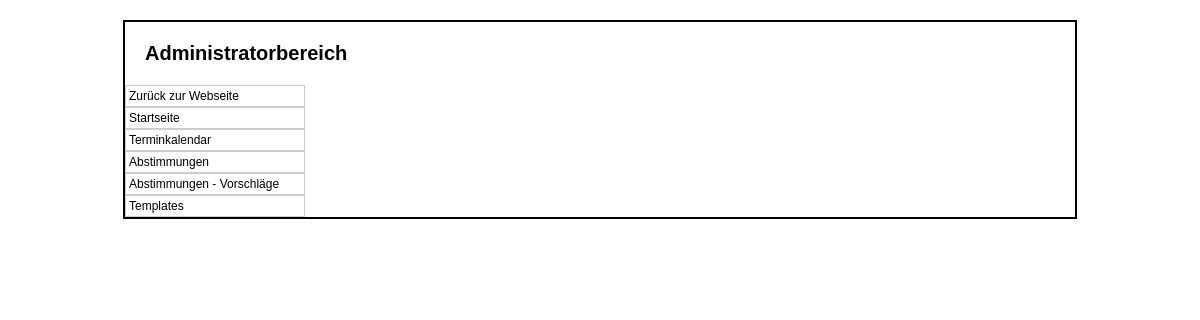
The page /admin/templates.php on the database as committed earlier.
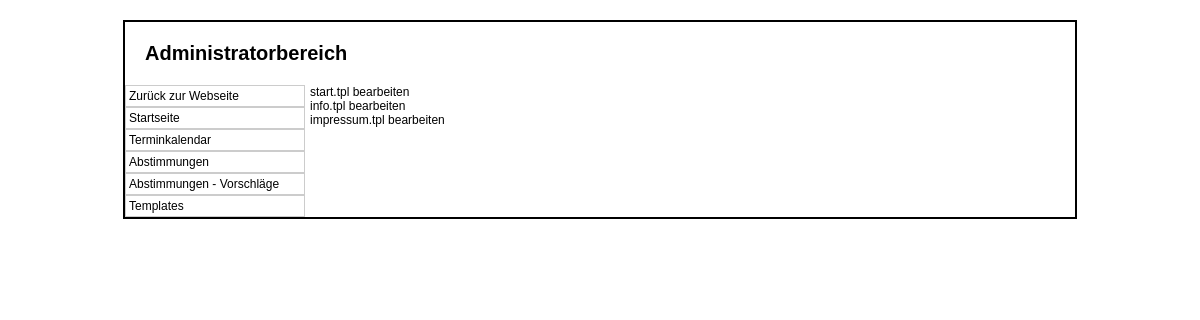
The same page on the database as committed later.
### tables this page shows
CREATE TABLE IF NOT EXISTS `templates` (
  `ID` int(5) NOT NULL AUTO_INCREMENT,
  `FileName` varchar(100) NOT NULL,
  `Name` varchar(50) NOT NULL,
  PRIMARY KEY (`ID`)
);

### class/mysqli.class.php (called while the page is built, shortened)
<?php
class MysqliDb
{
    protected static $_prefix;
    protected $_mysqli;
    protected $_query;
    protected $_where = array();
    protected $_orderBy = array();
    protected $_groupBy = array();
    protected $host;
    protected $username;
    protected $password;
    protected $db;
    protected $port;
    public function __construct($host = NULL, $username = NULL, $password = NULL, $db = NULL, $port = NULL)
    {
        $this->host = $host;
        $this->username = $username;
        $this->password = $password;
        $this->db = $db;
        if($port == NULL)
            $this->port = ini_get ('mysqli.default_port');
        else
            $this->port = $port;
    }
    public function connect()
    {
        $this->_mysqli = new mysqli ($this->host, $this->username, $this->password, $this->db, $this->port)
            or die('There was a problem connecting to the database');
        $this->_mysqli->set_charset ('utf8');
    }
    protected function reset()
    {
        $this->_where = array();
        $this->_orderBy = array();
        $this->_groupBy = array();
        $this->_query = null;
    }
    public function setPrefix($prefix = '')
    {
        self::$_prefix = $prefix;
        return $this;
    }
    public function get($tableName, $numRows = null, $columns = '*')
    {
        $column = is_array($columns) ? implode(', ', $columns) : $columns;
        $this->_query = "SELECT $column FROM " .self::$_prefix . $tableName;
        $stmt = $this->_buildQuery($numRows);
        $stmt->execute();
        return $this->_dynamicBindResults($stmt);
    }
    public function orderBy($orderByField, $orderbyDirection = "DESC")
    {
        $orderbyDirection = strtoupper (trim ($orderbyDirection));
        $orderByField = preg_replace ("/[^-a-z0-9\.\(\),_]+/i",'', $orderByField);
        $this->_orderBy[$orderByField] = $orderbyDirection;
        return $this;
    }
    protected function _buildQuery($numRows = null, $tableData = null)
    {
        $stmt = $this->_prepareQuery();
        return $stmt;
    }
    protected function _dynamicBindResults(mysqli_stmt $stmt)
    {
        $parameters = array();
        $results = array();
        $meta = $stmt->result_metadata();
        $row = array();
        while ($field = $meta->fetch_field()) {
            $row[$field->name] = null;
            $parameters[] = & $row[$field->name];
        }
        call_user_func_array(array($stmt, 'bind_result'), $parameters);
        while ($stmt->fetch()) {
            $x = array();
            foreach ($row as $key => $val) {
                $x[$key] = $val;
            }
            array_push($results, $x);
        }
        return $results;
    }
    protected function _buildTableData ($tableData) {
        if (!is_array ($tableData))
            return;
        $this->_query = rtrim($this->_query, ', ');
    }
    protected function _buildWhere () {
        if (empty ($this->_where))
            return;
        $this->_query .= ' WHERE ';
        $this->_where[0][0] = '';
    }
    protected function _buildGroupBy () {
        if (empty ($this->_groupBy))
            return;
        $this->_query .= " GROUP BY ";
        $this->_query = rtrim($this->_query, ', ') . " ";
    }
    protected function _buildOrderBy () {
        $this->_query .= " ORDER BY ";
        foreach ($this->_orderBy as $prop => $value)
            $this->_query .= $prop . " " . $value . ", ";
        $this->_query = rtrim ($this->_query, ', ') . " ";
    }
    protected function _prepareQuery()
    {
        if (!$stmt = $this->_mysqli->prepare($this->_query)) {
            trigger_error("Problem preparing query ($this->_query) " . $this->_mysqli->error, E_USER_ERROR);
        }
        return $stmt;
    }
    protected function replacePlaceHolders ($str, $vals) {
        $newStr = "";
        return $newStr;
    }
}

### db_connect.php (called while the page is built, shortened)
<?php
include_once 'class/mysqli.class.php';
$db		= new MysqliDb(HOST,USER,PASSWORD,DATABASE);
?>

### admin/templates.php (the view, shortened to what this page needs)
<?php
require_once('../db_connect.php');
$inhalt		= null;
$sere		= array();
if(isset($_GET['edit'])) {
	$ID = $_GET['edit'];
	$cols			= array("ID", "FileName", "Name");
	$db->where("ID", $ID);
	$db->orderBy("Name", "DESC");
	$templates	= $db->get(T_TEMPLATES, null, $cols);
	foreach($templates as $template) {
		$Template	= new tpl($template['FileName']);
		$inhalt		= '<form method="POST">
				<textarea name="template" style="width:100%;height:300px;">'.$Template->fill_tpl("start", $sere).'</textarea>
				<input type="submit" name="edit_template" value="Bearbeiten">
			</form>';
	}
} else {
	$cols			= array("ID", "FileName", "Name");
	$db->orderBy("Name", "DESC");
	$templates	= $db->get(T_TEMPLATES, null, $cols);
	foreach($templates as $template) {
			$inhalt		.= '<a href="templates.php?edit='.$template['ID'].'">'.$template['FileName'].' bearbeiten</a><br />';
	}
}
?>
<html>
<head>
	<link rel="stylesheet" type="text/css" href="style.css">
	<link rel="stylesheet" href="../css/tcal.css">
</head>
<body>
	<div id="container">
		<div id="header">
			<h1>Administratorbereich</h1>
		</div>
		<div id="navi">
			<ul>
				<li><a href="../">Zurück zur Webseite</a></li>
				<li><a href="index.php">Startseite</a></li>
				<li><a href="index.php?p=termine">Terminkalendar</a></li>
				<li><a href="abstimmung.php">Abstimmungen</a></li>
				<li><a href="vorschlaege.php">Abstimmungen - Vorschläge</a></li>
				<li><a href="templates.php">Templates</a></li>
			</ul>
		</div>
		<div id="content">
		<?php
			echo $inhalt;
		?>
		</div>
	</div>
</body>
</html>

### admin/style.css (style rules this page uses)
* { margin:0; padding:0; }
body { background-color:#FFF; color:#000; font-family:Verdana,Arial; font-size:12px; }
a { color:#000; text-decoration:none; }
div#container { border:2px solid #000; margin:20px auto; width:950px; }
div#header { padding:20px; }
div#header h1 { font-size:20px; }
div#navi { float:left; width:180px; }
div#navi ul { list-style-type:none; }
div#navi ul li { border:1px solid #ccc; }
div#navi ul li a { display:block; padding:3px; }
div#content { float:left; width:762px; margin-left:5px; }

Rows that differ between the two databases and show on the page:
added templates: FileName "start.tpl"
added templates: FileName "info.tpl"
added templates: FileName "impressum.tpl"
